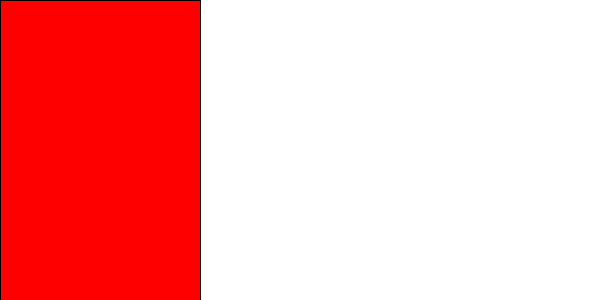
Frame 1 (no input)
Frame 60 (the mouse pressed at the canvas centre just before this capture): identical to frame 1, image omitted
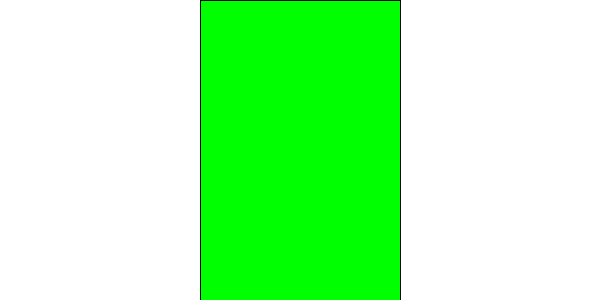
Frame 120 (the mouse held since frame 60 and released just before this capture)

The Processing sketch that drew these frames (run headless with seeded random() and noise(); from frame 60 on, the mouse is pressed at the canvas centre):

// Processing sketch: processing_63126
// ── processing_63126.pde



void setup()

{
  size(600,300);
  smooth();
}
void draw()
{
  background(255);
  
  if(mouseX <200){
   fill(255, 0, 0);
    rect(0,0,200,height);
  }
 else if( (mouseX >200) && (mouseX <400) ) {
   fill(0,255,0);
   rect(200,0,200,height);
 }
 else {
   
  fill(0,0,225);
  rect(400, 0, 200, height);
 }
}
